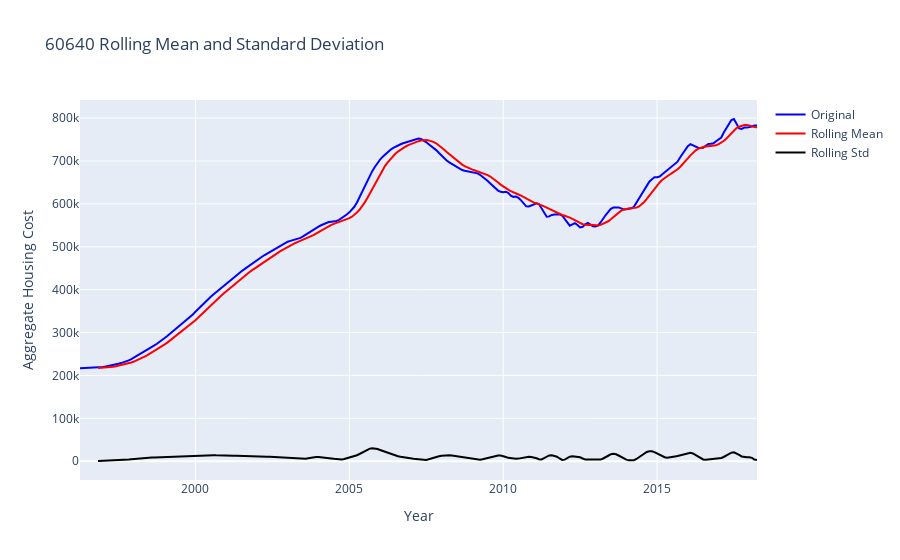

Notebook code for this chart:
### Code cell
def plot_rolling(series, titlestring):
    #stationary
    y = series.values

    x = series.index

    roll_mean = series.rolling(window=8, center=False).mean()
    roll_std = series.rolling(window=8, center=False).std()

    fig = go.Figure()
    fig.add_trace(go.Scatter(x=x, y=y, line=go.scatter.Line(color='blue'), name='Original'))
    fig.add_trace(go.Scatter(x=x, y=roll_mean, line=go.scatter.Line(color='red'), name='Rolling Mean'))
    fig.add_trace(go.Scatter(x=x, y=roll_std, line=go.scatter.Line(color='black'), name='Rolling Std'))

    title = titlestring + " Rolling Mean and Standard Deviation"

    #title
    fig.update_layout(title_text=title)

    # Set x-axis title
    fig.update_xaxes(title_text="Year")

    # Set y-axes titles
    fig.update_yaxes(title_text="Aggregate Housing Cost")
    fig.show()


plot_rolling(isolate_zip(df, 60640), '60640')

### Figure 1 — Plotly figure (JSON) as saved in the notebook; plotly's stock layout.template omitted (floating-point values rounded to 4 significant figures; data arrays with more than 128 entries replaced by an {"elided": "..."} marker saying what was removed)
{"data": [{"line": {"color": "blue"}, "name": "Original", "type": "scatter", "x": {"elided": "265 str values"}, "y": {"elided": "265 int values"}}, {"line": {"color": "red"}, "name": "Rolling Mean", "type": "scatter", "x": {"elided": "265 str values"}, "y": {"elided": "265 float values"}}, {"line": {"color": "black"}, "name": "Rolling Std", "type": "scatter", "x": {"elided": "265 str values"}, "y": {"elided": "265 float values"}}], "layout": {"title": {"text": "60640 Rolling Mean and Standard Deviation"}, "xaxis": {"title": {"text": "Year"}}, "yaxis": {"title": {"text": "Aggregate Housing Cost"}}}}
